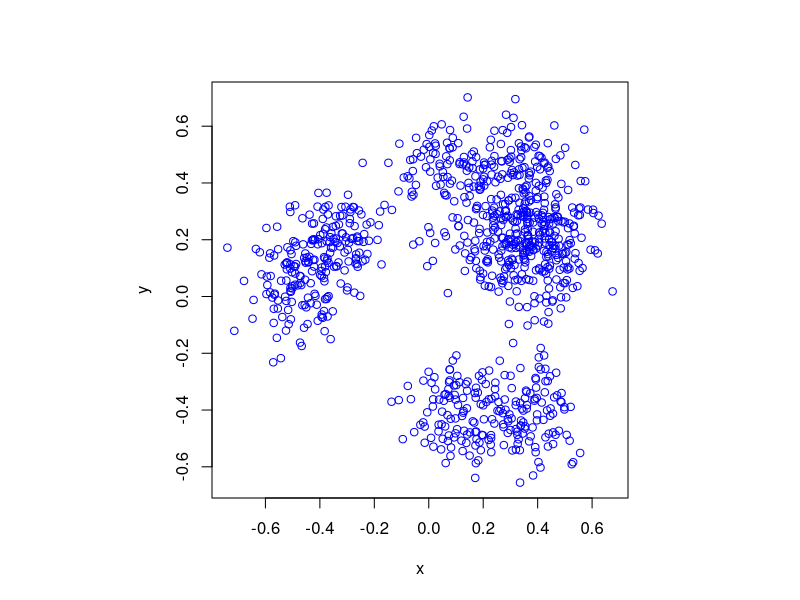

The R script that drew this image: (Note: this script raises an error after producing the figure.)
#Simulate a Thomas cluster point process on a rectangle.
#Author: H. Paul Keeler, 2018.

#Simulation window parameters
xMin=-.5;xMax=.5;
yMin=-.5;yMax=.5;
xDelta=xMax-xMin;yDelta=yMax-yMin; #rectangle dimensions
areaTotal=xDelta*yDelta; #area of rectangle

#Parameters for the parent and daughter point processes
lambdaParent=10;#density of parent Poisson point process
lambdaDaughter=100;#mean number of points in each cluster
sigma=0.1; #sigma for normal variables (ie random locations) of daughters

#Simulate Poisson point process for the parents
numbPointsParent=rpois(1,areaTotal*lambdaParent);#Poisson number of points
#x and y coordinates of Poisson points for the parent
xxParent=xMin+xDelta*runif(numbPointsParent);
yyParent=yMin+yDelta*runif(numbPointsParent);

#Simulate Poisson point process for the daughters (ie final poiint process)
numbPointsDaughter=rpois(numbPointsParent,lambdaDaughter); 
numbPoints=sum(numbPointsDaughter); #total number of points

#Generate the (relative) locations in Cartesian coordinates by 
#simulating independent normal variables
xx0=rnorm(numbPoints,0,sigma);
yy0=rnorm(numbPoints,0,sigma);

#replicate parent points (ie centres of disks/clusters)
xx=rep(xxParent,numbPointsDaughter);
yy=rep(yyParent,numbPointsDaughter);

#translate points (ie parents points are the centres of cluster disks)
xx=xx+xx0;
yy=yy+yy0;

#Plotting
par(pty="s")
plot(xx,yy,'p',xlab='x',ylab='y',col='blue');

library(spatstat);
#Simulate and plot (in one line) Matern cluster point process 
plot(rMatClust(lambdaParent,radiusCluster,lambdaDaughter,c(xMin,xMax,yMin,yMax)));
